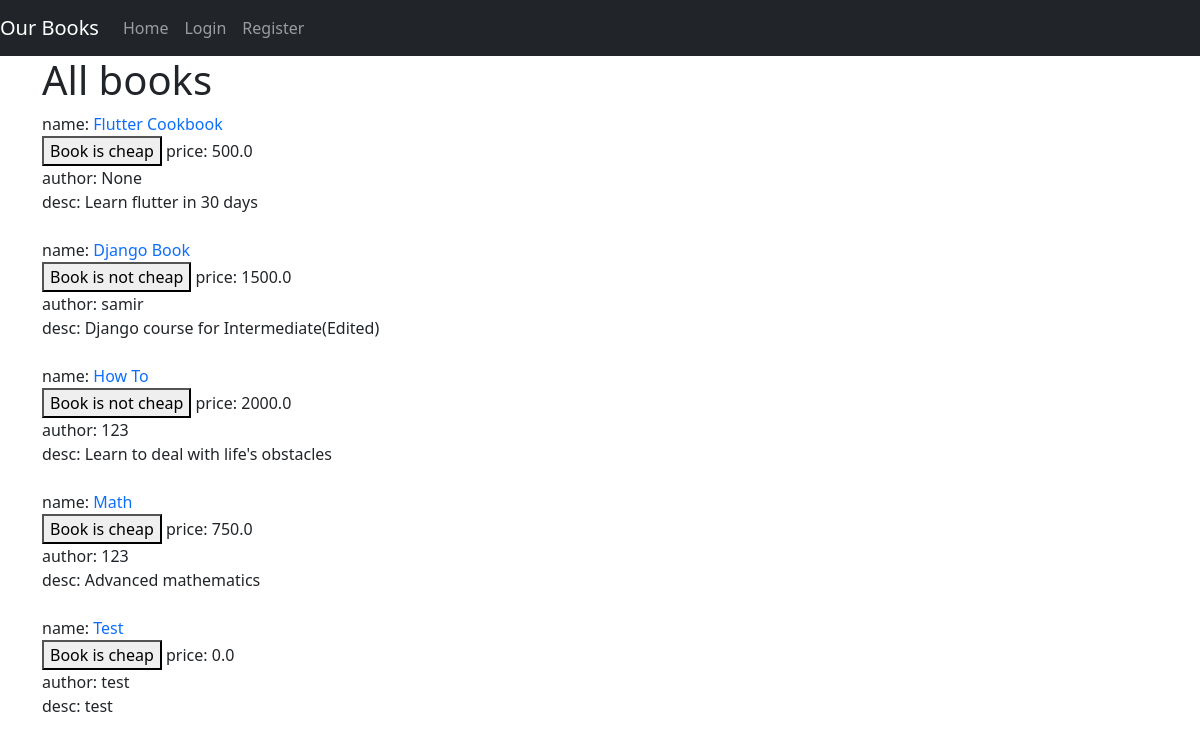
The page / on the database its author committed.
### home/models.py (models this page shows, shortened)
class Book(models.Model):
    name = models.CharField(max_length=50)
    price = models.FloatField()
    desc = models.TextField()
    author = models.ForeignKey(Author, on_delete=models.CASCADE, null=True, blank=True)

### auth_user/models.py (models this page shows)
class Author(models.Model):
    user = models.OneToOneField(User, on_delete=models.CASCADE)
    profile_pic = models.ImageField(upload_to='images', null = True, blank = True)
    def __str__(self) -> str:
        return self.user.username

### home/views.py (the view)
# urls.py: path('', index, name='home'),
def index(request):
    books = Book.objects.all()
    context = {
        'books': books
    }
    return render(request, 'index.html', context)

### templates/index.html (shortened to what this page needs)
{% extends 'base.html' %}
{% load static %}
{% block head %}
<link rel="stylesheet" href='{% static 'css/style.css' %}'>
{% endblock head %}
{% block body %}
    <div class="container">
        <h1>All books</h1>
        {% for book in books %}
            name:
            <a href='{% url 'detail_book' book.pk %}'>
                {{book.name}}
            </a>
            <br>
            {% if book.price > 1200 %}
            <button>Book is not cheap</button>
            {% else %}
            <button>Book is cheap</button>
            {% endif %}
            price: {{book.price}}
            <br>
            author: {{book.author}}
            <br>
            desc: {{book.desc}}
            <br>
            <br>
        {% endfor %}
    </div>
{% endblock body %}

### static/css/style.css (style rules this page uses)
a { text-decoration: none; }

### rows shown on the page
Book: name "Flutter Cookbook", shows "Book is cheap", price "500.0", author "None", desc "Learn flutter in 30 days"
Book: name "Django Book", shows "Book is not cheap", price "1500.0", author "samir", desc "Django course for Intermediate(Edited)"
Book: name "How To", shows "Book is not cheap", price "2000.0", author "123", desc "Learn to deal with life's obstacles"
Book: name "Math", shows "Book is cheap", price "750.0", author "123", desc "Advanced mathematics"
Book: name "Test", shows "Book is cheap", price "0.0", author "test", desc "test"
